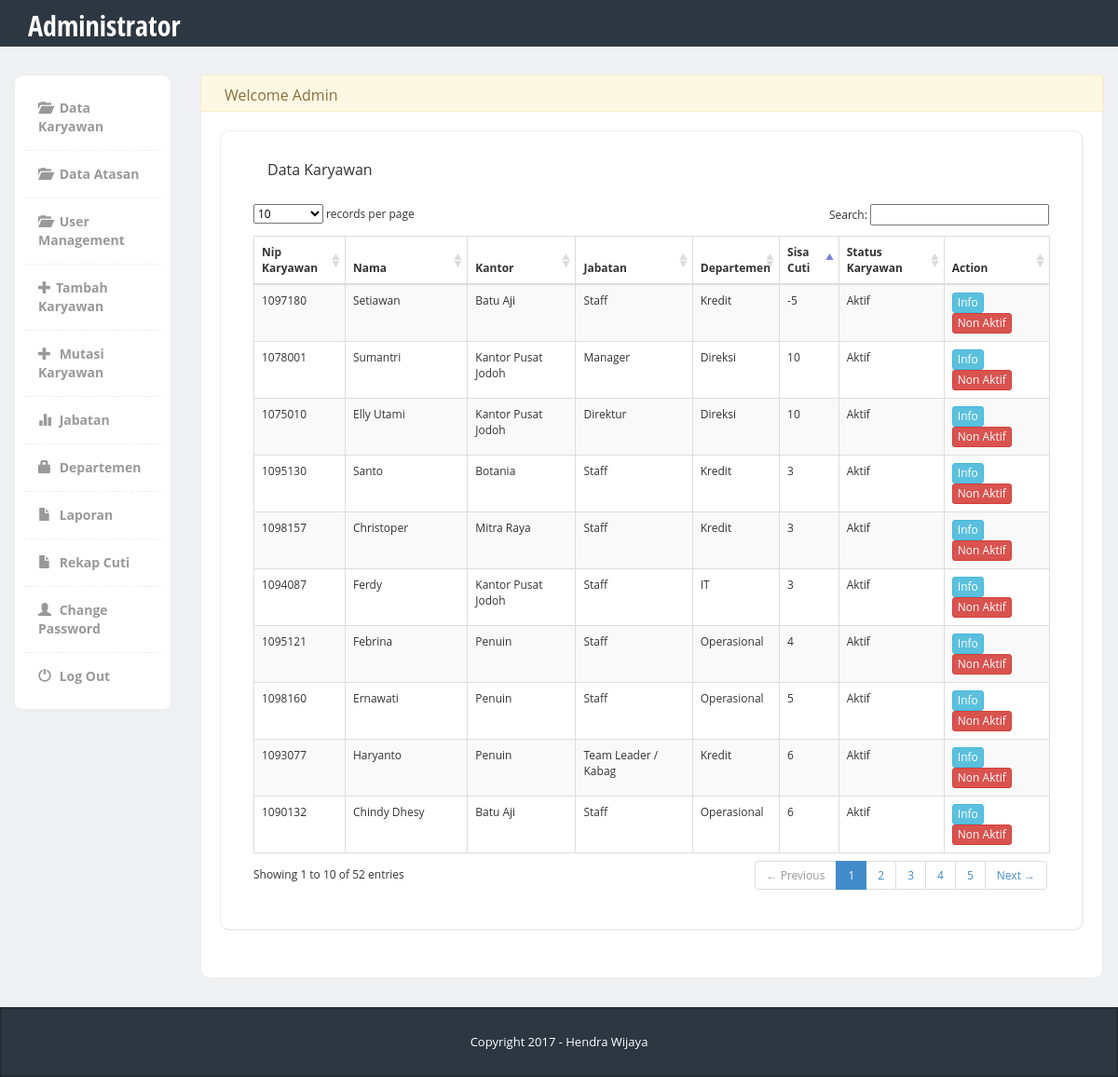
Screenshot of /Admin/index.php with the database file from the repository.
### tables this page shows
CREATE TABLE `tblkaryawan` (
  `nama_karyawan` varchar(100) NOT NULL,
  `nip_karyawan` varchar(50) NOT NULL,
  `tempat_lahir` varchar(50) NOT NULL,
  `tanggal_lahir` date NOT NULL,
  `alamat` varchar(100) NOT NULL,
  `no_hp` varchar(20) NOT NULL,
  `email` varchar(50) NOT NULL,
  `jenis_kelamin` enum('Pria','Wanita') NOT NULL,
  `id_jabatan` int(11) NOT NULL,
  `id_departemen` int(11) NOT NULL,
  `sisa_cuti` varchar(12) NOT NULL,
  `tgl_masuk` varchar(20) NOT NULL,
  `id_kantor` int(11) NOT NULL,
  `parent_id` int(11) NOT NULL,
  `foto_karyawan` varchar(1000) NOT NULL,
  `level` tinyint(1) NOT NULL,
  `password` varchar(50) NOT NULL,
  `status_karyawan` tinyint(1) NOT NULL
);

CREATE TABLE `tbljabatan` (
  `id_jabatan` int(11) NOT NULL,
  `jabatan` varchar(200) NOT NULL
);

CREATE TABLE `tbldepartemen` (
  `id_departemen` int(11) NOT NULL,
  `departemen` varchar(100) NOT NULL
);

### Admin/konten/view_karyawan.php (the view, shortened to what this page needs)
<div class="content-box-large">
  				<div class="panel-heading">
					<div class="panel-title">Data Karyawan</div>
				</div>
  				<div class="panel-body">
  					<table cellpadding="0" cellspacing="0" border="0" class="table table-striped table-bordered" id="table-karyawan">
						<thead>
							<tr>
								<th>Nip Karyawan</th>
								<th>Nama</th>
								<th>Kantor</th>
								<th>Jabatan</th>
								<th>Departemen</th>
								<th>Sisa Cuti</th>
								<th>Status Karyawan</th>
								<th>Action</th>
							</tr>
						</thead>
						<tbody>
						<?php
					 function url_link($tujuan="", $nama_link="", $id="" , $Modal=""){
						  if(empty($id)){
						    echo "<a  class=\"btn btn-danger btn-xs btn1\"data-toggle=\"modal\" data-target=\"".$Modal."\">$nama_link</a>";
						  }else{
						    echo "<a class=\"btn btn-danger btn-xs btn1\" data-toggle=\"modal\" data-target=\"".$Modal."\" data-id=\"".$id."\">$nama_link</a>";
						  }
					}
				  			include '../connect.php';
				  		 $sql= "SELECT tblkaryawan.nama_karyawan, tblkaryawan.nip_karyawan, tblkaryawan.alamat, tblkaryawan.sisa_cuti, tblkaryawan.no_hp, tblkaryawan.id_kantor,tbljabatan.jabatan, tbldepartemen.departemen, tblkaryawan.status_karyawan FROM tblkaryawan, tbljabatan, tbldepartemen WHERE tblkaryawan.id_jabatan = tbljabatan.id_jabatan AND tblkaryawan.id_departemen = tbldepartemen.id_departemen ORDER BY tblkaryawan.status_karyawan asc";
				  			$hasil = $connect->query($sql);
							while($data = $hasil->fetch_array()){
							  $id = $data['nip_karyawan'];
							  $nama = $data['nama_karyawan'];
							  $id_kantor = $data['id_kantor'];
							  $jabatan = $data['jabatan'];
							  $departemen = $data['departemen'];
							  $sisa_cuti = $data['sisa_cuti'];
							  $status_karyawan = $data['status_karyawan'];
				  		?>
							<tr>
							<td><?php echo $id; ?></td>
							<td><?php echo $nama; ?></td>
							<td>
								<?php
								      switch ($id_kantor) {
				                        case 1:
				                          echo "Kantor Pusat Jodoh" ;
				                          break;
				                        case 2:
				                          echo "Batu Aji" ;
				                          break;
				                        case 3:
				                          echo "Penuin" ;
				                          break;
				                        case 4:
				                          echo "Botania" ;
				                          break;
				                        case 5:
				                          echo "Mitra Raya" ;
				                          break;
				                       }
				                          ?>
							</td>
							<td><?php echo $jabatan; ?></td>
							<td><?php echo $departemen; ?></td>
							<td><?php echo $sisa_cuti; ?></td>
							<td>
								<?php
								      switch ($status_karyawan) {
				                        case 0:
				                          echo "Aktif" ;
				                          break;
				                        case 1:
				                          echo "Non Aktif" ;
				                          break;
				                       }
				                          ?>
							</td>
							<td>
								  <a  class="btn btn-info btn-xs btn1" href="index.php?page=info_karyawan&id=<?php echo $id; ?>">Info</a>
								<?php
								if($status_karyawan == 0){
								url_link('delete_karyawan','Non Aktif',$id , '#ModalDelete');
								}
								?>
							</td>
							</tr>
								<?php
  }
  ?>
	</tbody>
					</table>
  				</div>
  			</div>
		  </div>
		</div>
    </div>

### Admin/index.php (shortened to what this page needs)
<!DOCTYPE html>
<html>
  <head>
    <link href="bootstrap/css/bootstrap.min.css" rel="stylesheet">
    <link href="css/styles.css" rel="stylesheet">
    <link href="vendors/datatables/dataTables.bootstrap.css" rel="stylesheet" media="screen">
     <link href="vendors/bootstrap-datetimepicker/datetimepicker.css" rel="stylesheet">
  </head>
  <body>
  	<div class="header">
	     <div class="container">
	        <div class="row">
	           <div class="col-md-5">
	              <div class="logo">
	                 <h1><a href="index.php">Administrator</a></h1>
	              </div>
	           </div>
	        </div>
	     </div>
	</div>
    <div class="page-content">
    	<div class="row">
		  <div class="col-md-2">
		  	<div class="sidebar content-box" style="display: block;">
                <ul class="nav">
                    <li><a href="index.php?page=view_karyawan"><i class="glyphicon glyphicon-folder-open"></i> Data Karyawan</a></li>
                    <li><a href="index.php?page=view_atasan1"><i class="glyphicon glyphicon-folder-open"></i> Data Atasan</a></li>
                    <li><a href="index.php?page=view_user"><i class="glyphicon glyphicon-folder-open"></i> User Management</a></li>
                    <li><a href="index.php?page=add_karyawan"><i class="glyphicon glyphicon-plus"></i>Tambah Karyawan</a></li>
                    <li><a href="index.php?page=add_atasan"><i class="glyphicon glyphicon-plus"></i> Mutasi Karyawan</a></li>
                    <li><a href="index.php?page=view_jabatan"><i class="glyphicon glyphicon-stats"></i> Jabatan</a></li>
                    <li><a href="index.php?page=view_departemen"><i class="glyphicon glyphicon-lock"></i> Departemen</a></li>
                    <li><a href="index.php?page=view_laporan"><i class="glyphicon glyphicon-file"></i> Laporan</a></li>
                     <li><a href="index.php?page=rekap_cuti"><i class="glyphicon glyphicon-file"></i> Rekap Cuti</a></li>
                    <li><a href="index.php?page=change_password"><i class="glyphicon glyphicon-user"></i> Change Password</a></li>
                    <li><a href="../logout.php"><i class="glyphicon glyphicon-off"></i> Log Out</a></li>
                </ul>
             </div>
		  </div>
		  <div class="col-md-10">
		  	<div class="row">
		  		<div class="col-md-12 panel-warning">
		  			<div class="content-box-header panel-heading">
	  					<div class="panel-title ">Welcome Admin </div>
		  			</div>
		  			<div class="content-box-large box-with-header">
			  			 <?php
							if(isset($_GET['page'])){
							  $page = $_GET['page'].".php";
							  include('konten/'.$page);
							}else{
							  include('konten/view_karyawan.php');
							}
						?>
		  		</div>
		  	</div>
		  </div>
    <footer>
         <div class="container">
            <div class="copy text-center">
               Copyright 2017 - Hendra Wijaya
            </div>
         </div>
      </footer>
     <link href="vendors/bootstrap-datetimepicker/datetimepicker.css" rel="stylesheet">
  </body>
</html>

### Admin/css/styles.css (style rules this page uses)
body { font-family: 'Open Sans', sans-serif; background-color: #f7f7f7; position: relative; margin: 0px; font-size: 12px; padding: 0px; }
.page-content > .row { margin-left: 0px !important; margin-right: 0px !important; margin-top: 30px; }
footer { background-color:#2c3742; box-shadow:inset 0px 0px 3px #111; color:#fff; font-size:14px; line-height:25px; padding:10px 0px 10px 0px; bottom: 0px; }
footer .copy { font-size:13px; margin:15px 0px; }
.header { height:50px; background-color: #2c3742; }
.header .logo h1 { font-size:30px; margin:0px; padding:10px 0px; }
.header .logo h1 a { color:#fff; font-family: 'Open Sans Condensed', sans-serif; }
.content-box, .content-box-large { margin-bottom:30px; background:#fff; border-radius:10px; padding:10px; border-left:1px solid #eee; border-top:1px solid #eee; border-right:2px solid #eee; border-bottom:2px solid #eee; }
.content-box-large { padding: 20px; }
.box-with-header { border-top: none; border-top-left-radius:0px; border-top-right-radius:0px; }
.content-box-header { min-height: 40px; font-size: 16px; background:#f5f5f5; border-top-left-radius:5px; border-top-right-radius:5px; padding:10px; border-left:1px solid #eee; border-top:1px solid #eee; border-right:2px solid #eee; }
.content-box-header:after { clear:both; }
.sidebar ul.nav, .sidebar ul.nav ul { list-style: none; padding: 0px; margin: 0px; }
.sidebar .nav > li { margin: 0; border-bottom:1px dashed #eee; }
.sidebar .nav > li:last-child { border-bottom:0px; }
.sidebar .nav > li > a { font-size: 14px; line-height: 20px; padding: 15px 15px; color: #999; display: block; font-weight:bold; background:none; text-decoration: none; border-top:0px; font-weight:bold; }
.sidebar .nav > li > a > i { margin-right:5px; }
body { background-color: #eff0f3; }
.panel-heading>.panel-title, .content-box-header .panel-title { float: left; padding: 10px 15px; padding-top: 0px; }
.panel-body { clear:both; }

### rows the page displays
tblkaryawan: nip_karyawan "1095130", nama_karyawan "Santo", shows "Botania", id_jabatan.jabatan "Staff", id_departemen.departemen "Kredit", sisa_cuti "3", status_karyawan "Aktif"
tblkaryawan: nip_karyawan "1097180", nama_karyawan "Setiawan", shows "Batu Aji", id_jabatan.jabatan "Staff", id_departemen.departemen "Kredit", sisa_cuti "-5", status_karyawan "Aktif"
tblkaryawan: nip_karyawan "1093077", nama_karyawan "Haryanto", shows "Penuin", id_jabatan.jabatan "Team Leader / Kabag", id_departemen.departemen "Kredit", sisa_cuti "6", status_karyawan "Aktif"
tblkaryawan: nip_karyawan "1078001", nama_karyawan "Sumantri", shows "Kantor Pusat Jodoh", id_jabatan.jabatan "Manager", id_departemen.departemen "Direksi", sisa_cuti "10", status_karyawan "Aktif"
tblkaryawan: nip_karyawan "1098157", nama_karyawan "Christoper", shows "Mitra Raya", id_jabatan.jabatan "Staff", id_departemen.departemen "Kredit", sisa_cuti "3", status_karyawan "Aktif"
tblkaryawan: nip_karyawan "1090132", nama_karyawan "Chindy Dhesy", shows "Batu Aji", id_jabatan.jabatan "Staff", id_departemen.departemen "Operasional", sisa_cuti "6", status_karyawan "Aktif"
tblkaryawan: nip_karyawan "1098160", nama_karyawan "Ernawati", shows "Penuin", id_jabatan.jabatan "Staff", id_departemen.departemen "Operasional", sisa_cuti "5", status_karyawan "Aktif"
tblkaryawan: nip_karyawan "1094087", nama_karyawan "Ferdy", shows "Kantor Pusat Jodoh", id_jabatan.jabatan "Staff", id_departemen.departemen "IT", sisa_cuti "3", status_karyawan "Aktif"
tblkaryawan: nip_karyawan "1075010", nama_karyawan "Elly Utami", shows "Kantor Pusat Jodoh", id_jabatan.jabatan "Direktur", id_departemen.departemen "Direksi", sisa_cuti "10", status_karyawan "Aktif"
tblkaryawan: nip_karyawan "1095121", nama_karyawan "Febrina", shows "Penuin", id_jabatan.jabatan "Staff", id_departemen.departemen "Operasional", sisa_cuti "4", status_karyawan "Aktif"
